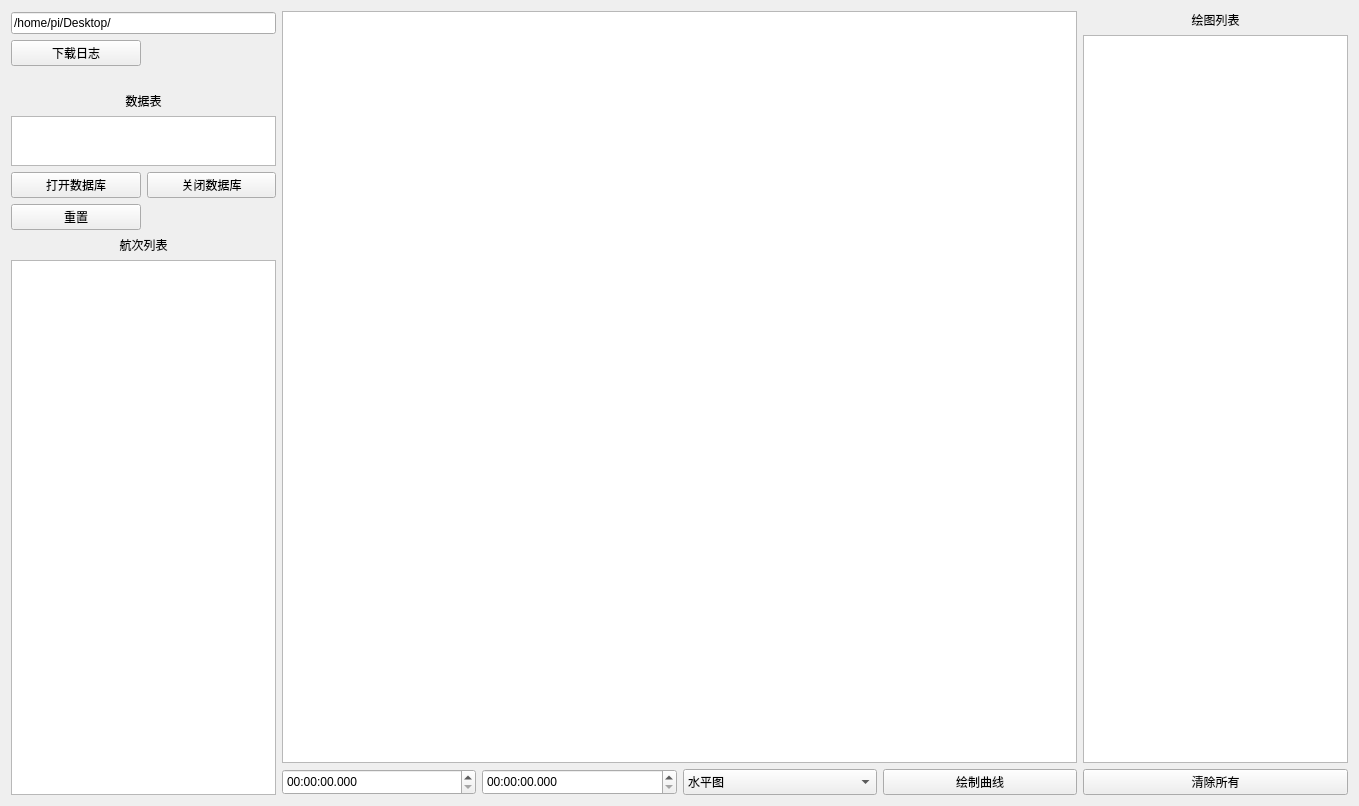
<?xml version="1.0" encoding="UTF-8"?>
<ui version="4.0">
 <class>DataWidget</class>
 <widget class="QWidget" name="DataWidget">
  <property name="geometry">
   <rect>
    <x>0</x>
    <y>0</y>
    <width>1359</width>
    <height>806</height>
   </rect>
  </property>
  <property name="windowTitle">
   <string>Form</string>
  </property>
  <layout class="QHBoxLayout" name="horizontalLayout_2" stretch="1,3,1">
   <item>
    <layout class="QGridLayout" name="gridLayout" rowminimumheight="1,1,1,1,3,1,1,1,1,6">
     <item row="6" column="1">
      <widget class="QPushButton" name="pushButton_close_sql">
       <property name="sizePolicy">
        <sizepolicy hsizetype="Minimum" vsizetype="Preferred">
         <horstretch>0</horstretch>
         <verstretch>0</verstretch>
        </sizepolicy>
       </property>
       <property name="minimumSize">
        <size>
         <width>0</width>
         <height>22</height>
        </size>
       </property>
       <property name="text">
        <string>关闭数据库</string>
       </property>
      </widget>
     </item>
     <item row="2" column="0">
      <widget class="QPushButton" name="pushButton_download_motion_log">
       <property name="minimumSize">
        <size>
         <width>0</width>
         <height>22</height>
        </size>
       </property>
       <property name="text">
        <string>下载日志</string>
       </property>
      </widget>
     </item>
     <item row="8" column="0" colspan="2">
      <widget class="QLabel" name="label_2">
       <property name="text">
        <string>航次列表</string>
       </property>
       <property name="alignment">
        <set>Qt::AlignCenter</set>
       </property>
      </widget>
     </item>
     <item row="1" column="0" colspan="2">
      <widget class="QLineEdit" name="lineEdit_log_path">
       <property name="text">
        <string>/home/pi/Desktop/</string>
       </property>
      </widget>
     </item>
     <item row="5" column="0" colspan="2">
      <widget class="QListView" name="listView">
       <property name="minimumSize">
        <size>
         <width>0</width>
         <height>50</height>
        </size>
       </property>
       <property name="maximumSize">
        <size>
         <width>16777215</width>
         <height>50</height>
        </size>
       </property>
       <property name="editTriggers">
        <set>QAbstractItemView::NoEditTriggers</set>
       </property>
      </widget>
     </item>
     <item row="4" column="0" colspan="2">
      <widget class="QLabel" name="label">
       <property name="text">
        <string>数据表</string>
       </property>
       <property name="alignment">
        <set>Qt::AlignCenter</set>
       </property>
      </widget>
     </item>
     <item row="3" column="0" colspan="2">
      <widget class="QLabel" name="label_ftp_status">
       <property name="text">
        <string/>
       </property>
       <property name="alignment">
        <set>Qt::AlignCenter</set>
       </property>
      </widget>
     </item>
     <item row="9" column="0" colspan="2">
      <widget class="QListView" name="listView_navigation_table">
       <property name="editTriggers">
        <set>QAbstractItemView::NoEditTriggers</set>
       </property>
      </widget>
     </item>
     <item row="6" column="0">
      <widget class="QPushButton" name="pushButton_update_table">
       <property name="sizePolicy">
        <sizepolicy hsizetype="Minimum" vsizetype="Preferred">
         <horstretch>0</horstretch>
         <verstretch>0</verstretch>
        </sizepolicy>
       </property>
       <property name="minimumSize">
        <size>
         <width>0</width>
         <height>22</height>
        </size>
       </property>
       <property name="text">
        <string>打开数据库</string>
       </property>
      </widget>
     </item>
     <item row="7" column="0">
      <widget class="QPushButton" name="pushButton_reset">
       <property name="sizePolicy">
        <sizepolicy hsizetype="Minimum" vsizetype="Preferred">
         <horstretch>0</horstretch>
         <verstretch>0</verstretch>
        </sizepolicy>
       </property>
       <property name="minimumSize">
        <size>
         <width>0</width>
         <height>22</height>
        </size>
       </property>
       <property name="text">
        <string>重置</string>
       </property>
      </widget>
     </item>
    </layout>
   </item>
   <item>
    <layout class="QVBoxLayout" name="verticalLayout_2">
     <item>
      <widget class="TableView" name="tableView">
       <property name="editTriggers">
        <set>QAbstractItemView::NoEditTriggers</set>
       </property>
       <property name="tabKeyNavigation">
        <bool>true</bool>
       </property>
      </widget>
     </item>
     <item>
      <layout class="QHBoxLayout" name="horizontalLayout">
       <item>
        <widget class="QTimeEdit" name="timeEdit_start">
         <property name="sizePolicy">
          <sizepolicy hsizetype="Minimum" vsizetype="Preferred">
           <horstretch>0</horstretch>
           <verstretch>0</verstretch>
          </sizepolicy>
         </property>
         <property name="displayFormat">
          <string>hh:mm:ss.zzz</string>
         </property>
        </widget>
       </item>
       <item>
        <widget class="QTimeEdit" name="timeEdit_stop">
         <property name="sizePolicy">
          <sizepolicy hsizetype="Minimum" vsizetype="Preferred">
           <horstretch>0</horstretch>
           <verstretch>0</verstretch>
          </sizepolicy>
         </property>
         <property name="displayFormat">
          <string>hh:mm:ss.zzz</string>
         </property>
        </widget>
       </item>
       <item>
        <widget class="QComboBox" name="comboBox_data_draw">
         <property name="sizePolicy">
          <sizepolicy hsizetype="Preferred" vsizetype="Preferred">
           <horstretch>0</horstretch>
           <verstretch>0</verstretch>
          </sizepolicy>
         </property>
         <item>
          <property name="text">
           <string>水平图</string>
          </property>
         </item>
         <item>
          <property name="text">
           <string>深度图</string>
          </property>
         </item>
         <item>
          <property name="text">
           <string>综合图</string>
          </property>
         </item>
         <item>
          <property name="text">
           <string>lng-lat</string>
          </property>
         </item>
         <item>
          <property name="text">
           <string>x-y</string>
          </property>
         </item>
        </widget>
       </item>
       <item>
        <widget class="QPushButton" name="pushButton_draw">
         <property name="sizePolicy">
          <sizepolicy hsizetype="Minimum" vsizetype="Preferred">
           <horstretch>0</horstretch>
           <verstretch>0</verstretch>
          </sizepolicy>
         </property>
         <property name="text">
          <string>绘制曲线</string>
         </property>
        </widget>
       </item>
      </layout>
     </item>
    </layout>
   </item>
   <item>
    <layout class="QVBoxLayout" name="verticalLayout_3">
     <item>
      <widget class="QLabel" name="label_3">
       <property name="text">
        <string>绘图列表</string>
       </property>
       <property name="alignment">
        <set>Qt::AlignCenter</set>
       </property>
      </widget>
     </item>
     <item>
      <widget class="QListWidget" name="listWidget"/>
     </item>
     <item>
      <widget class="QPushButton" name="pushButton_clear_all_figure">
       <property name="sizePolicy">
        <sizepolicy hsizetype="Minimum" vsizetype="Preferred">
         <horstretch>0</horstretch>
         <verstretch>0</verstretch>
        </sizepolicy>
       </property>
       <property name="minimumSize">
        <size>
         <width>0</width>
         <height>22</height>
        </size>
       </property>
       <property name="text">
        <string>清除所有</string>
       </property>
      </widget>
     </item>
    </layout>
   </item>
  </layout>
 </widget>
 <customwidgets>
  <customwidget>
   <class>TableView</class>
   <extends>QTableView</extends>
   <header location="global">tableview.h</header>
  </customwidget>
 </customwidgets>
 <resources/>
 <connections/>
</ui>
